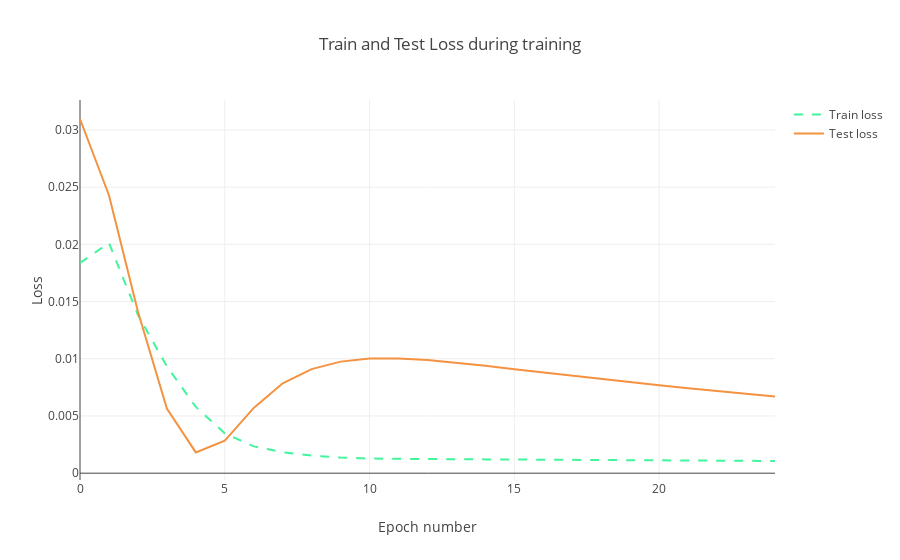

The notebook cell this image was saved under:
### Code cell
trace1 = go.Scatter(
    x = np.arange(0, len(history.history['loss']), 1),
    y = history.history['loss'],
    mode = 'lines',
    name = 'Train loss',
    line = dict(color=('rgb(66, 244, 155)'), width=2, dash='dash')
)
trace2 = go.Scatter(
    x = np.arange(0, len(history.history['val_loss']), 1),
    y = history.history['val_loss'],
    mode = 'lines',
    name = 'Test loss',
    line = dict(color=('rgb(244, 146, 65)'), width=2)
)

data = [trace1, trace2]
layout = dict(title = 'Train and Test Loss during training',
              xaxis = dict(title = 'Epoch number'), yaxis = dict(title = 'Loss'))
fig = dict(data=data, layout=layout)
py.iplot(fig, filename='training_process')

### Figure 1 — Plotly figure (JSON) as saved in the notebook; plotly's stock layout.template omitted (floating-point values rounded to 4 significant figures)
{"data": [{"line": {"color": "rgb(66, 244, 155)", "dash": "dash", "width": 2}, "mode": "lines", "name": "Train loss", "type": "scatter", "x": [0, 1, 2, 3, 4, 5, 6, 7, 8, 9, 10, 11, 12, 13, 14, 15, 16, 17, 18, 19, 20, 21, 22, 23, 24], "y": [0.01837, 0.02013, 0.01383, 0.009336, 0.005791, 0.003485, 0.002343, 0.001832, 0.001537, 0.001363, 0.00128, 0.001244, 0.001228, 0.001217, 0.001207, 0.001194, 0.001181, 0.001166, 0.001152, 0.001137, 0.001122, 0.001107, 0.001093, 0.001079, 0.001065]}, {"line": {"color": "rgb(244, 146, 65)", "width": 2}, "mode": "lines", "name": "Test loss", "type": "scatter", "x": [0, 1, 2, 3, 4, 5, 6, 7, 8, 9, 10, 11, 12, 13, 14, 15, 16, 17, 18, 19, 20, 21, 22, 23, 24], "y": [0.03096, 0.0243, 0.01413, 0.005644, 0.001815, 0.002848, 0.005702, 0.007858, 0.009099, 0.009752, 0.01002, 0.01003, 0.009886, 0.009653, 0.009381, 0.009092, 0.008798, 0.008508, 0.008224, 0.007947, 0.007679, 0.00742, 0.007169, 0.006926, 0.006693]}], "layout": {"title": "Train and Test Loss during training", "xaxis": {"title": "Epoch number"}, "yaxis": {"title": "Loss"}}}
